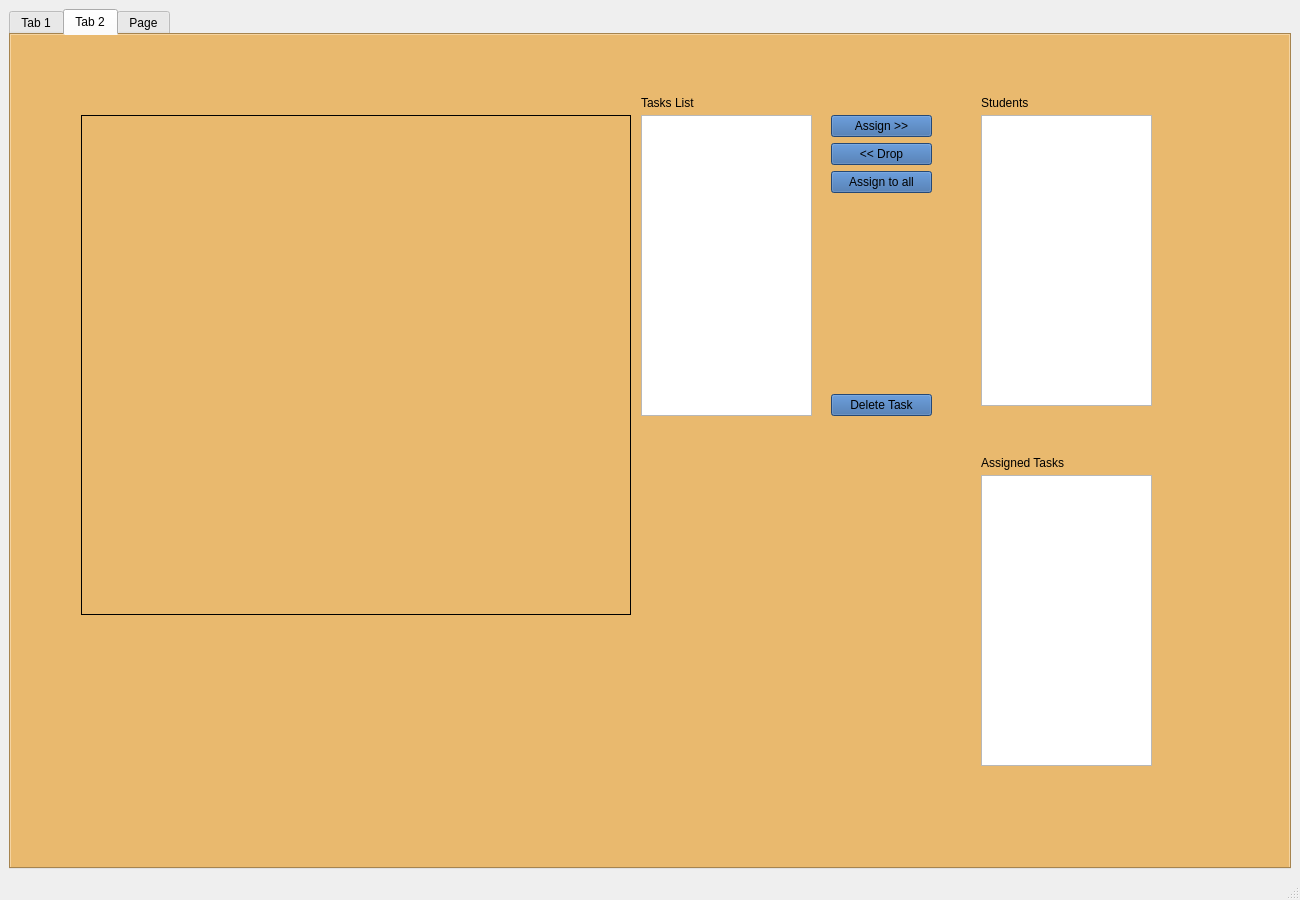
<?xml version="1.0" encoding="UTF-8"?>
<ui version="4.0">
 <class>Teacher</class>
 <widget class="QMainWindow" name="Teacher">
  <property name="geometry">
   <rect>
    <x>0</x>
    <y>0</y>
    <width>1300</width>
    <height>900</height>
   </rect>
  </property>
  <property name="windowTitle">
   <string>Teacher</string>
  </property>
  <widget class="QWidget" name="centralwidget">
   <layout class="QHBoxLayout" name="horizontalLayout">
    <item>
     <widget class="QTabWidget" name="tabWidget">
      <property name="styleSheet">
       <string notr="true">#tabWidget {

background:rgb(233, 185, 110);}</string>
      </property>
      <property name="currentIndex">
       <number>1</number>
      </property>
      <widget class="QWidget" name="tab">
       <property name="styleSheet">
        <string notr="true">#tab {

background:rgb(233, 185, 110);}</string>
       </property>
       <attribute name="title">
        <string>Tab 1</string>
       </attribute>
       <widget class="QLabel" name="label_4">
        <property name="geometry">
         <rect>
          <x>960</x>
          <y>560</y>
          <width>101</width>
          <height>16</height>
         </rect>
        </property>
        <property name="text">
         <string>Assign Grade</string>
        </property>
       </widget>
       <widget class="QPushButton" name="Previous">
        <property name="geometry">
         <rect>
          <x>730</x>
          <y>650</y>
          <width>30</width>
          <height>30</height>
         </rect>
        </property>
        <property name="text">
         <string>&lt;</string>
        </property>
       </widget>
       <widget class="QPushButton" name="Next">
        <property name="geometry">
         <rect>
          <x>770</x>
          <y>650</y>
          <width>30</width>
          <height>30</height>
         </rect>
        </property>
        <property name="text">
         <string>&gt;</string>
        </property>
       </widget>
       <widget class="QFrame" name="frame_2">
        <property name="geometry">
         <rect>
          <x>70</x>
          <y>80</y>
          <width>650</width>
          <height>600</height>
         </rect>
        </property>
        <property name="styleSheet">
         <string notr="true">QFrame{
border-style: solid;
border-width: 1px;
}</string>
        </property>
        <property name="frameShape">
         <enum>QFrame::StyledPanel</enum>
        </property>
        <property name="frameShadow">
         <enum>QFrame::Raised</enum>
        </property>
        <widget class="QStackedWidget" name="Painting_area_2">
         <property name="geometry">
          <rect>
           <x>0</x>
           <y>0</y>
           <width>650</width>
           <height>600</height>
          </rect>
         </property>
         <widget class="QWidget" name="page"/>
        </widget>
       </widget>
       <widget class="QLabel" name="label_3">
        <property name="geometry">
         <rect>
          <x>880</x>
          <y>400</y>
          <width>111</width>
          <height>16</height>
         </rect>
        </property>
        <property name="text">
         <string>Comment</string>
        </property>
       </widget>
       <widget class="QTextEdit" name="Comment_box">
        <property name="geometry">
         <rect>
          <x>890</x>
          <y>420</y>
          <width>341</width>
          <height>131</height>
         </rect>
        </property>
       </widget>
       <widget class="QPushButton" name="Save_feedback">
        <property name="geometry">
         <rect>
          <x>1150</x>
          <y>580</y>
          <width>93</width>
          <height>28</height>
         </rect>
        </property>
        <property name="styleSheet">
         <string notr="true">#Save_feedback {
background:rgb(52, 101, 164);

}

#Save_feedback:hover{
background:rgb(114, 159, 207);
}</string>
        </property>
        <property name="text">
         <string>Save</string>
        </property>
       </widget>
       <widget class="QLabel" name="label_5">
        <property name="geometry">
         <rect>
          <x>880</x>
          <y>80</y>
          <width>81</width>
          <height>16</height>
         </rect>
        </property>
        <property name="text">
         <string>Student</string>
        </property>
       </widget>
       <widget class="QLabel" name="label_6">
        <property name="geometry">
         <rect>
          <x>1060</x>
          <y>80</y>
          <width>121</width>
          <height>16</height>
         </rect>
        </property>
        <property name="text">
         <string>Tasks Completed</string>
        </property>
       </widget>
       <widget class="QListWidget" name="graded_students_list">
        <property name="geometry">
         <rect>
          <x>880</x>
          <y>110</y>
          <width>151</width>
          <height>91</height>
         </rect>
        </property>
       </widget>
       <widget class="QListWidget" name="Completed_tasks_list">
        <property name="geometry">
         <rect>
          <x>1060</x>
          <y>110</y>
          <width>161</width>
          <height>271</height>
         </rect>
        </property>
       </widget>
       <widget class="QDoubleSpinBox" name="Grade">
        <property name="geometry">
         <rect>
          <x>960</x>
          <y>580</y>
          <width>62</width>
          <height>25</height>
         </rect>
        </property>
       </widget>
      </widget>
      <widget class="QWidget" name="tab_2">
       <property name="styleSheet">
        <string notr="true">#tab_2{

background:rgb(233, 185, 110);}</string>
       </property>
       <attribute name="title">
        <string>Tab 2</string>
       </attribute>
       <widget class="QFrame" name="frame">
        <property name="geometry">
         <rect>
          <x>70</x>
          <y>80</y>
          <width>550</width>
          <height>500</height>
         </rect>
        </property>
        <property name="styleSheet">
         <string notr="true">QFrame{
border-style: solid;
border-width: 1px;
}</string>
        </property>
        <property name="frameShape">
         <enum>QFrame::StyledPanel</enum>
        </property>
        <property name="frameShadow">
         <enum>QFrame::Raised</enum>
        </property>
        <widget class="QStackedWidget" name="Painting_area">
         <property name="geometry">
          <rect>
           <x>0</x>
           <y>0</y>
           <width>550</width>
           <height>500</height>
          </rect>
         </property>
         <widget class="QWidget" name="page_3"/>
        </widget>
       </widget>
       <widget class="QWidget" name="verticalLayoutWidget_3">
        <property name="geometry">
         <rect>
          <x>820</x>
          <y>80</y>
          <width>101</width>
          <height>301</height>
         </rect>
        </property>
        <layout class="QVBoxLayout" name="verticalLayout_3">
         <item>
          <widget class="QPushButton" name="Assign">
           <property name="styleSheet">
            <string notr="true">#Assign {
background:rgb(52, 101, 164);

}

#Assign:hover{
background:rgb(114, 159, 207);
}</string>
           </property>
           <property name="text">
            <string>Assign &gt;&gt;</string>
           </property>
          </widget>
         </item>
         <item>
          <widget class="QPushButton" name="Drop">
           <property name="styleSheet">
            <string notr="true">#Drop {
background:rgb(52, 101, 164);

}

#Drop:hover{
background:rgb(114, 159, 207);
}</string>
           </property>
           <property name="text">
            <string>&lt;&lt; Drop</string>
           </property>
          </widget>
         </item>
         <item>
          <widget class="QPushButton" name="Assign_all">
           <property name="styleSheet">
            <string notr="true">#Assign_all {
background:rgb(52, 101, 164);

}

#Assign_all:hover{
background:rgb(114, 159, 207);
}</string>
           </property>
           <property name="text">
            <string>Assign to all</string>
           </property>
          </widget>
         </item>
         <item>
          <spacer name="verticalSpacer">
           <property name="orientation">
            <enum>Qt::Vertical</enum>
           </property>
           <property name="sizeHint" stdset="0">
            <size>
             <width>20</width>
             <height>40</height>
            </size>
           </property>
          </spacer>
         </item>
         <item>
          <widget class="QPushButton" name="Delete">
           <property name="styleSheet">
            <string notr="true">#Delete {
background:rgb(52, 101, 164);

}

#Delete:hover{
background:rgb(114, 159, 207);
}</string>
           </property>
           <property name="text">
            <string>Delete Task</string>
           </property>
          </widget>
         </item>
        </layout>
       </widget>
       <widget class="QListWidget" name="Task_list">
        <property name="geometry">
         <rect>
          <x>630</x>
          <y>80</y>
          <width>171</width>
          <height>301</height>
         </rect>
        </property>
       </widget>
       <widget class="QLabel" name="label">
        <property name="geometry">
         <rect>
          <x>630</x>
          <y>60</y>
          <width>91</width>
          <height>16</height>
         </rect>
        </property>
        <property name="text">
         <string>Tasks List</string>
        </property>
       </widget>
       <widget class="QListWidget" name="Student_list">
        <property name="geometry">
         <rect>
          <x>970</x>
          <y>80</y>
          <width>171</width>
          <height>291</height>
         </rect>
        </property>
       </widget>
       <widget class="QListWidget" name="Assigned_tasks_list">
        <property name="geometry">
         <rect>
          <x>970</x>
          <y>440</y>
          <width>171</width>
          <height>291</height>
         </rect>
        </property>
       </widget>
       <widget class="QLabel" name="label_2">
        <property name="geometry">
         <rect>
          <x>970</x>
          <y>60</y>
          <width>71</width>
          <height>16</height>
         </rect>
        </property>
        <property name="text">
         <string>Students</string>
        </property>
       </widget>
       <widget class="QLabel" name="label_7">
        <property name="geometry">
         <rect>
          <x>970</x>
          <y>420</y>
          <width>111</width>
          <height>16</height>
         </rect>
        </property>
        <property name="text">
         <string>Assigned Tasks</string>
        </property>
       </widget>
      </widget>
      <widget class="QWidget" name="tab_3">
       <property name="styleSheet">
        <string notr="true">#tab_3 {

background:rgb(233, 185, 110);}</string>
       </property>
       <attribute name="title">
        <string>Page</string>
       </attribute>
       <widget class="QFrame" name="frame_3">
        <property name="geometry">
         <rect>
          <x>70</x>
          <y>80</y>
          <width>800</width>
          <height>600</height>
         </rect>
        </property>
        <property name="styleSheet">
         <string notr="true">QFrame{
border-style: solid;
border-width: 1px;
}</string>
        </property>
        <property name="frameShape">
         <enum>QFrame::StyledPanel</enum>
        </property>
        <property name="frameShadow">
         <enum>QFrame::Raised</enum>
        </property>
        <widget class="QStackedWidget" name="Painting_area_3">
         <property name="geometry">
          <rect>
           <x>0</x>
           <y>0</y>
           <width>800</width>
           <height>600</height>
          </rect>
         </property>
         <widget class="QWidget" name="page_4"/>
        </widget>
       </widget>
       <widget class="QLabel" name="label_18">
        <property name="geometry">
         <rect>
          <x>910</x>
          <y>130</y>
          <width>101</width>
          <height>16</height>
         </rect>
        </property>
        <property name="text">
         <string>Letter Name:</string>
        </property>
       </widget>
       <widget class="QLineEdit" name="Letter_name">
        <property name="geometry">
         <rect>
          <x>910</x>
          <y>150</y>
          <width>261</width>
          <height>51</height>
         </rect>
        </property>
        <property name="text">
         <string/>
        </property>
       </widget>
       <widget class="QTextEdit" name="Description">
        <property name="geometry">
         <rect>
          <x>910</x>
          <y>250</y>
          <width>261</width>
          <height>201</height>
         </rect>
        </property>
       </widget>
       <widget class="QLabel" name="label_19">
        <property name="geometry">
         <rect>
          <x>910</x>
          <y>230</y>
          <width>81</width>
          <height>16</height>
         </rect>
        </property>
        <property name="text">
         <string>Description</string>
        </property>
       </widget>
       <widget class="QPushButton" name="Save">
        <property name="geometry">
         <rect>
          <x>1050</x>
          <y>490</y>
          <width>93</width>
          <height>24</height>
         </rect>
        </property>
        <property name="styleSheet">
         <string notr="true">#Save {
background:rgb(52, 101, 164);

}

#Save:hover{
background:rgb(114, 159, 207);
}</string>
        </property>
        <property name="text">
         <string>Save Task</string>
        </property>
       </widget>
       <widget class="QPushButton" name="Clear">
        <property name="geometry">
         <rect>
          <x>940</x>
          <y>490</y>
          <width>93</width>
          <height>24</height>
         </rect>
        </property>
        <property name="styleSheet">
         <string notr="true">#Clear {
background:rgb(52, 101, 164);

}

#Clear:hover{
background:rgb(114, 159, 207);
}</string>
        </property>
        <property name="text">
         <string>Clear</string>
        </property>
       </widget>
      </widget>
     </widget>
    </item>
   </layout>
  </widget>
  <widget class="QMenuBar" name="menubar">
   <property name="geometry">
    <rect>
     <x>0</x>
     <y>0</y>
     <width>1300</width>
     <height>22</height>
    </rect>
   </property>
  </widget>
  <widget class="QStatusBar" name="statusbar"/>
 </widget>
 <resources/>
 <connections/>
</ui>
